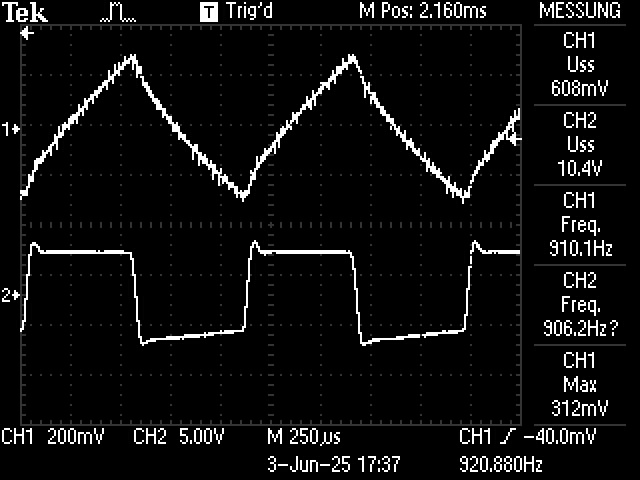
#> input picture Praktikum/B29/Images/F0001TEK.JPG, 640 x 480 px, found by its file name; its folder holds only this picture in this run
$ python image_collector.py
#> lines starting #> are read from the running program, lines starting #| are printed output that depends on the picture
from PIL import Image, ImageDraw, ImageFont
""" Dieser Code wurde von ChatGPT erstellt
    Falls was nicht funktioniert kein Plan, was hier passiert :)
"""

# A4-Maße bei 300 DPI
A4_BREITE_PX = 2480
A4_HOEHE_PX = 3508
DPI = 600

# Layout
bilder_pro_seite = 17
bilder_gesamt = 51
bilder_pro_zeile = 3
zeilen = 6

# Bildgröße (berechnet auf Basis A4 mit Abstand)
abstand_x, abstand_y = 30, 40
text_hoehe = 30

bild_breite = (A4_BREITE_PX - (bilder_pro_zeile + 1) * abstand_x) // bilder_pro_zeile
bild_hoehe = (A4_HOEHE_PX - (zeilen + 1) * abstand_y - zeilen * text_hoehe) // zeilen

# Schriftart
try:
    schrift = ImageFont.truetype("arial.ttf", 24)
except:
    schrift = ImageFont.load_default()

# Collage-Seite erzeugen
def erstelle_collage(start_index, seiten_index):
#> called with start_index = 0, seiten_index = 0
    collage = Image.new('RGB', (A4_BREITE_PX, A4_HOEHE_PX), color='white')
#> collage: PIL image 2480x3508 RGB; every value is 255
    draw = ImageDraw.Draw(collage)

    bilder_auf_dieser_seite = min(bilder_pro_seite, bilder_gesamt - start_index)

    for i in range(bilder_auf_dieser_seite):
        index = start_index + i + 1
        dateiname = f"Images/F{index:04}TEK.jpg"

        try:
            img = Image.open(dateiname)
#> img is the input picture: PIL image 640x480 RGB; min 0, max 255, mean 14.7
            img = img.resize((bild_breite, bild_hoehe))
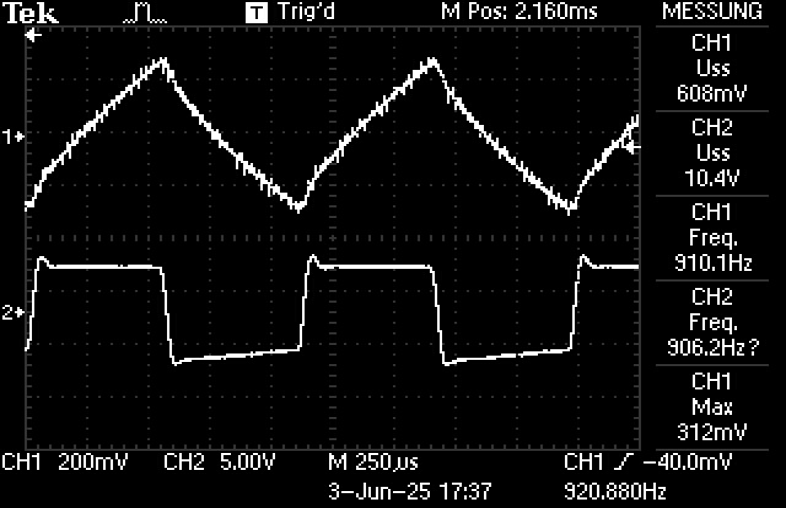
#> img: PIL image 786x508 RGB; min 0, max 255, mean 14.8
        except:
            print(f"Fehler beim Laden: {dateiname}")
            continue

        zeile = i // bilder_pro_zeile
        spalte = i % bilder_pro_zeile

        x = abstand_x + spalte * (bild_breite + abstand_x)
        y = abstand_y + zeile * (bild_hoehe + text_hoehe + abstand_y)

        collage.paste(img, (x, y))
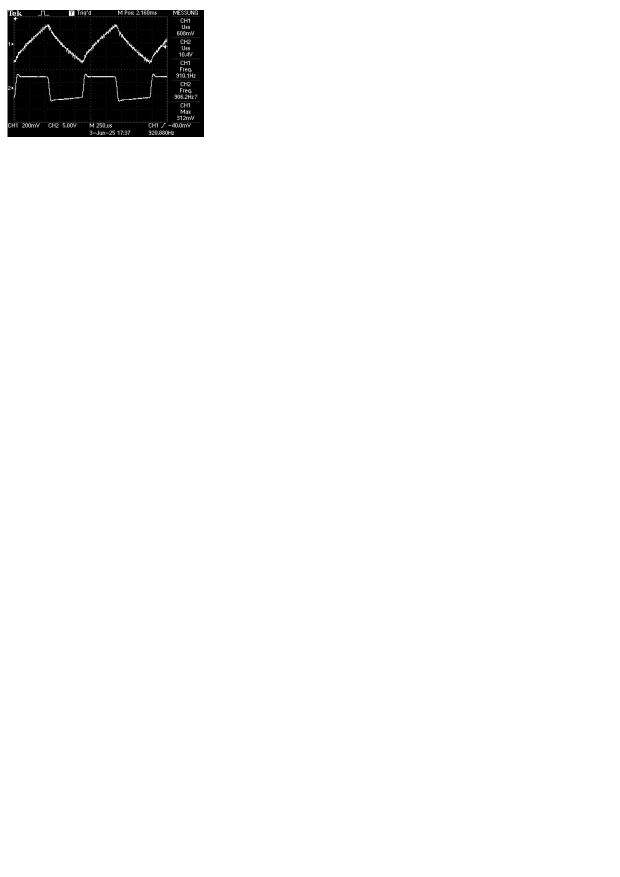
#> collage: PIL image 2480x3508 RGB (shown at 1/4 size); min 0, max 255, mean 244

        # Text unter dem Bild
        bildname = f"Bild Nummer: {index:04}"
        bbox = draw.textbbox((0, 0), bildname, font=schrift)
#> bbox = (0, 5, 234, 23)
        text_breite = bbox[2] - bbox[0]
#> text_breite = 234
        text_x = x + (bild_breite - text_breite) // 2
#> text_x = 306
        draw.text((text_x, y + bild_hoehe + 5), bildname, fill='black', font=schrift)

    collage.save(f"Collagen/collage_{seiten_index+1}.jpg", dpi=(DPI, DPI))
    print(f"collage_{seiten_index+1}.jpg gespeichert.")

# Hauptlogik
for seite in range((bilder_gesamt + bilder_pro_seite - 1) // bilder_pro_seite):
    start = seite * bilder_pro_seite
    erstelle_collage(start, seite)
